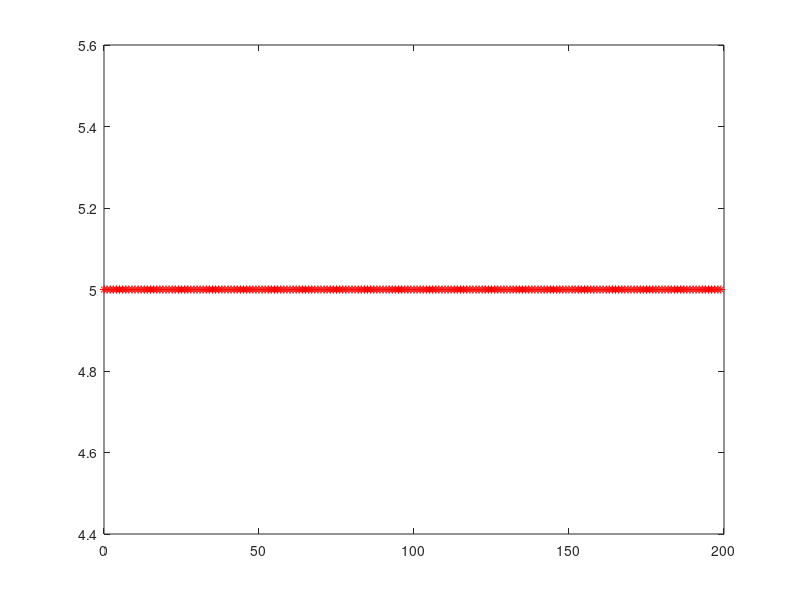

This chart was generated by the following MATLAB code: (Note: this script raises an error after producing the figure.)
%Machine Problem 5
%Superimpose the graphs of ?(?) and of ?(?)

n = 0:199;
x = input('Please Enter equation of x(n): ');
plot(n,x,'*r');
hold on;

for z = 1:200
    if z == 1
        y = -1.5.*x(z) + 2.*x(z+1) - 0.5.*x(z+2);
        plot(z,y,'*');
    end
    if z > 1 && z <= 199
        y = 0.5.*x(z+1) - 0.5.*x(z-1);
        plot(z,y,'*');
    end
    if z ==200    
        y = 1.5.*x(z) - 2.*x(z-1) + 0.5.*x(z-2);
        plot(z,y,'*');
    end
end
 
legend('x','y'); 
xlabel('x-axis'); 
ylabel('y-axis'); 

grid on

